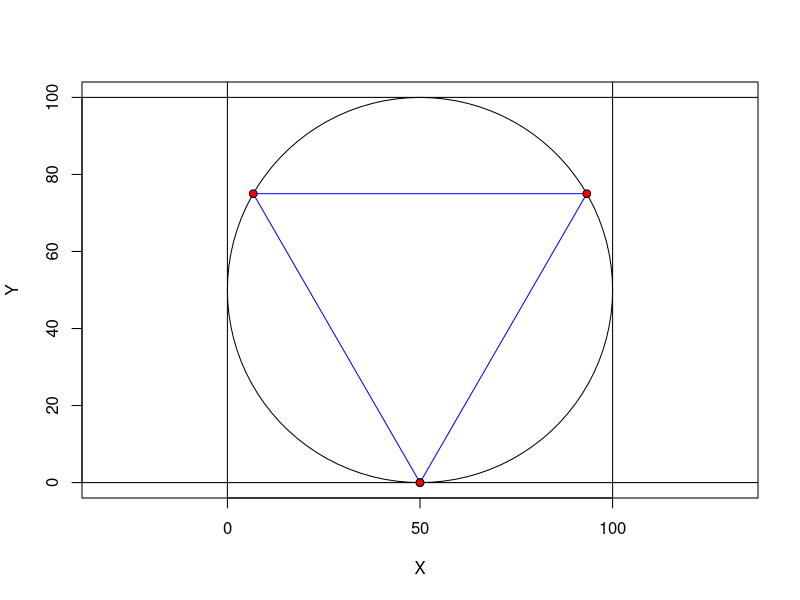
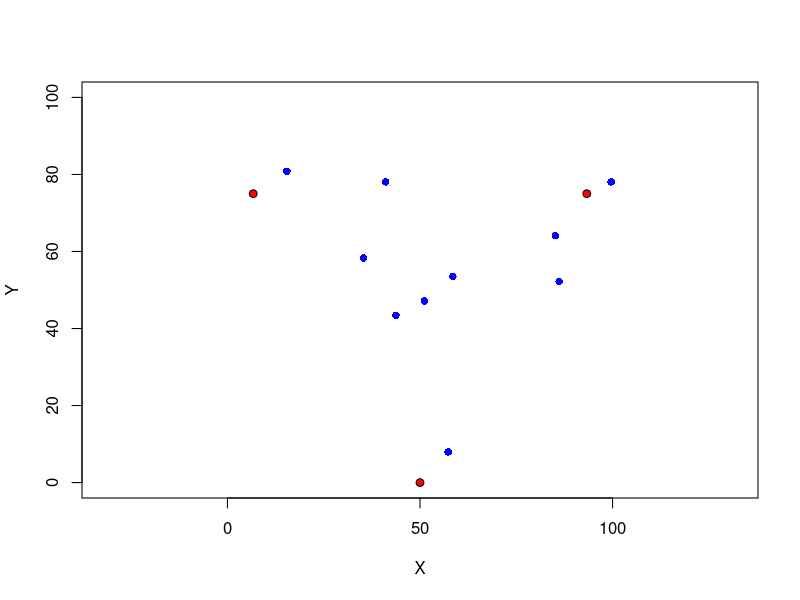
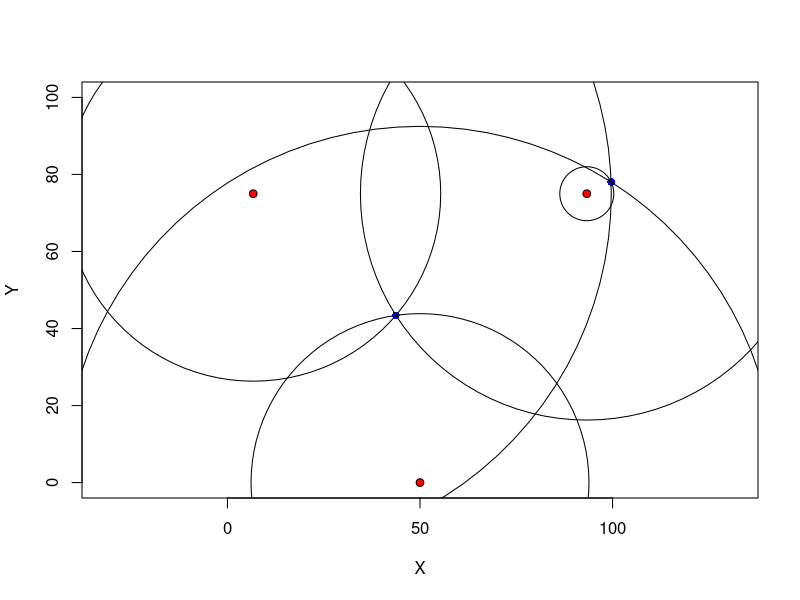
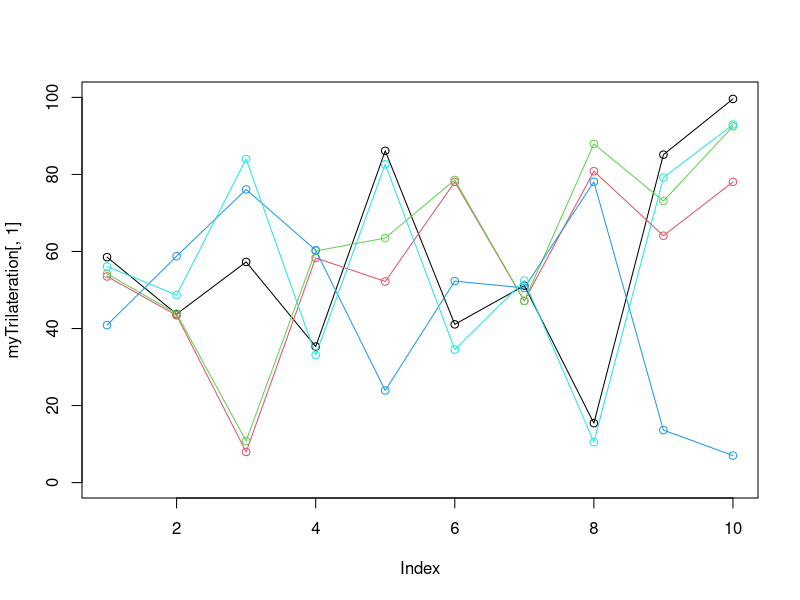
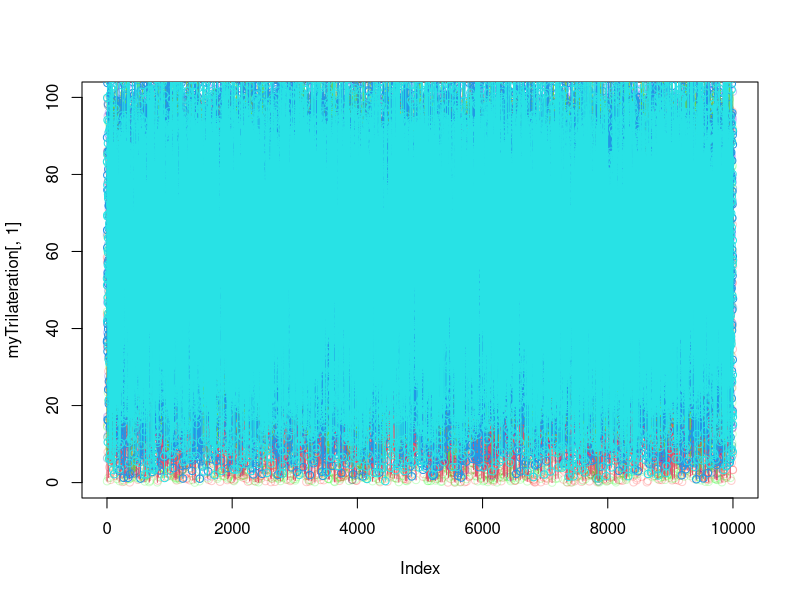

Write the R code that produced these figures, in order.
library(plotrix)

plot(x=NULL, y=NULL, xlim=c(0,100), ylim=c(0,100), asp = 1,
     xlab='X', ylab='Y')
draw.circle(x = 50, y = 50, radius = 50)
abline(h=0)
abline(h=100)
abline(v=0)
abline(v=100)

# Draw point
draw.circle(x = 50, y = 0, radius = 1, lwd = 1, col="red")

# Triangle points:
myTri <- data.frame(id=1, x=50, y=0)
myTri <- rbind(myTri, c(2, 25*(2+sqrt(3)), tan(pi/3)*((25*(2+sqrt(3)))-50)))
myTri <- rbind(myTri, c(3, -25*(sqrt(3)-2), tan(-pi/3)*((-25*(sqrt(3)-2))-50)))
polygon(myTri[,2], myTri[,3], border="blue")

# abline(a=tan(pi/3)*(-50), tan(pi/3))


# Draw point
draw.circle(x = 50, y = 0, radius = 1, lwd = 1, col="red")
draw.circle(x = 25*(2+sqrt(3)), y = tan(pi/3)*((25*(2+sqrt(3)))-50), radius = 1, lwd = 1, col="red")
draw.circle(x = -25*(sqrt(3)-2), y = tan(-pi/3)*((-25*(sqrt(3)-2))-50), radius = 1, lwd = 1, col="red")


# 2D Examples:
  # Distance function:
  myDist <- function(x, y) {
    # x and y must be 2D points -- (x,y) tuples i.e.: x <- c(1,2) y <- c(3,4)
    d <- sqrt((x[[1]]-y[[1]])^2+(x[[2]]-y[[2]])^2)
    return(d)
  }

  # Function to generate lots of random points
  makepoints <- function(n, min, max) {
    set.seed(1729)
    myPoints <- data.frame(x = runif(n = n, min = min, max = max),
                           y = runif(n = n, min = min, max = max))
    return(myPoints)
  }

  # 10 Random Points (seed ensures reproducibility):
  myPoints <- makepoints(10, 0, 100)

  #    x        y
  # 1  58.52396 53.516719
  # 2  43.73940 43.418684
  # 3  57.28944  7.950161
  # 4  35.32139 58.321179
  # 5  86.12714 52.201894
  # 6  41.08036 78.065907
  # 7  51.14533 47.157734
  # 8  15.42852 80.836340
  # 9  85.13531 64.090063
  # 10 99.60833 78.055071
  
  myTrilat <- data.frame(d1=NULL, d2=NULL, d3=NULL)
  for(i in 1:nrow(myPoints)) {
    myTrilat[i, 'd1'] <- myDist(c(myPoints[i,'x'], myPoints[i, 'y']), c(myTri[1,'x'], myTri[1,'y']))
    myTrilat[i, 'd2'] <- myDist(c(myPoints[i,'x'], myPoints[i, 'y']), c(myTri[2,'x'], myTri[2,'y']))
    myTrilat[i, 'd3'] <- myDist(c(myPoints[i,'x'], myPoints[i, 'y']), c(myTri[3,'x'], myTri[3,'y']))
  }
   
  myTrilateration <- cbind(myPoints, myTrilat)
  myTrilateration
  
  plot(x=NULL, y=NULL, xlim=c(0,100), ylim=c(0,100), asp = 1,
       xlab='X', ylab='Y')
  points(myTrilateration$x, myTrilateration$y, col="blue", pch=16, asp=1)
  
  draw.circle(x = myTri[1,'x'], y = myTri[1,'y'], radius = 1, lwd = 1, col="red")
  draw.circle(x = myTri[2,'x'], y = myTri[2,'y'], radius = 1, lwd = 1, col="red")
  draw.circle(x = myTri[3,'x'], y = myTri[3,'y'], radius = 1, lwd = 1, col="red")


# Arcs around two points:
  
  plot(x=NULL, y=NULL, xlim=c(0,100), ylim=c(0,100), asp = 1,
       xlab='X', ylab='Y')
  points(myTrilateration[c(2,10),'x'], myTrilateration[c(2,10),'y'], col="blue", pch=16, asp=1)
  draw.circle(x = myTri[1,'x'], y = myTri[1,'y'], radius = 1, lwd = 1, col="red")
  draw.circle(x = myTri[2,'x'], y = myTri[2,'y'], radius = 1, lwd = 1, col="red")
  draw.circle(x = myTri[3,'x'], y = myTri[3,'y'], radius = 1, lwd = 1, col="red")
  
  draw.circle(x=myTri[1,'x'], y=myTri[1,'y'], radius=myTrilateration[2,'d1'])
  draw.circle(x=myTri[1,'x'], y=myTri[1,'y'], radius=myTrilateration[10,'d1'])

  draw.circle(x=myTri[2,'x'], y=myTri[2,'y'], radius=myTrilateration[2,'d2'])
  draw.circle(x=myTri[2,'x'], y=myTri[2,'y'], radius=myTrilateration[10,'d2'])

  draw.circle(x=myTri[3,'x'], y=myTri[3,'y'], radius=myTrilateration[2,'d3'])
  draw.circle(x=myTri[3,'x'], y=myTri[3,'y'], radius=myTrilateration[10,'d3'])
  

# Plotting things...
  
  plot(myTrilateration[,1], ylim=c(0,100))
  lines(myTrilateration[,1])
  points(myTrilateration[,2], col=2)
  lines(myTrilateration[,2], col=2)
  points(myTrilateration[,3], col=3)
  lines(myTrilateration[,3], col=3)
  points(myTrilateration[,4], col=4)
  lines(myTrilateration[,4], col=4)
  points(myTrilateration[,5], col=5)
  lines(myTrilateration[,5], col=5)
  
  
manyPoints <- makepoints(10000, 0, 100)

maketrilat <- function(myPoints, myTri) {
  myTrilat <- data.frame(d1=NULL, d2=NULL, d3=NULL)
  for(i in 1:nrow(myPoints)) {
    myTrilat[i, 'd1'] <- myDist(c(myPoints[i,'x'], myPoints[i, 'y']), c(myTri[1,'x'], myTri[1,'y']))
    myTrilat[i, 'd2'] <- myDist(c(myPoints[i,'x'], myPoints[i, 'y']), c(myTri[2,'x'], myTri[2,'y']))
    myTrilat[i, 'd3'] <- myDist(c(myPoints[i,'x'], myPoints[i, 'y']), c(myTri[3,'x'], myTri[3,'y']))
  }
  myTrilateration <- cbind(myPoints, myTrilat)
  return(myTrilateration)
}


myTrilateration <- maketrilat(manyPoints, myTri)
head(myTrilateration)

plot(myTrilateration[,1], ylim=c(0,100), col=rgb(1,0,0,0.2))
# lines(myTrilateration[,1])
points(myTrilateration[,2], col=rgb(0,1,0,0.2))
lines(myTrilateration[,2], col=2)
points(myTrilateration[,3], col=rgb(0,0,1,0.2))
lines(myTrilateration[,3], col=3)
points(myTrilateration[,4], col=4)
lines(myTrilateration[,4], col=4)
points(myTrilateration[,5], col=5)
lines(myTrilateration[,5], col=5)
